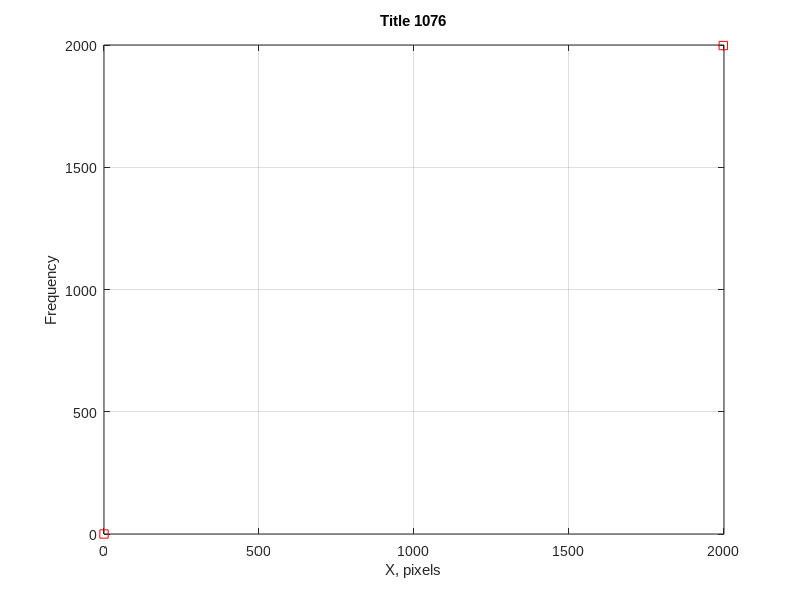

Source code (MATLAB): (Note: this script raises an error after producing the figure.)
% Rendering measurements only; supplied MATLAB sources remain unchanged.
root=fileparts(fileparts(mfilename('fullpath')));addpath(fullfile(root,'fracpaq-matlab'));
out=fullfile(root,'tests/reference/sprint16/final/native-style');if ~exist(out,'dir'),mkdir(out);end;cd(out);
set(groot,'DefaultFigureVisible','off','DefaultAxesFontName','Arial','DefaultTextFontName','Arial');
global sTag;sTag='_style';
ranges=[0 1997.7;1.8 1988.5;0 350.207;0 337.2;0 1076;0 180;-921 901;480 1620;22.97 1355;0 1.3e-12];
records=struct([]);
for i=1:size(ranges,1)
 f=figure;ax=axes;plot(ranges(i,:),ranges(i,:),'rs');xlabel('X, pixels');ylabel('Frequency');title({'Title 1076';''});grid on;
 before=properties(ax);xlim(ranges(i,:));ylim(ranges(i,:));manual=properties(ax);
 guiPrint(f,['probe' num2str(i)]);printed=properties(ax);
 print(f,['probe' num2str(i) '.svg'],'-dsvg');
 records(i).range=ranges(i,:);records(i).auto=before;records(i).manual=manual;records(i).printed=printed;
 close(f);
end
fid=fopen('probes.json','w');fwrite(fid,jsonencode(records));fclose(fid);
disp('Native style probes captured.');
function p=properties(ax)
 drawnow;p=struct('position',ax.Position,'xlim',ax.XLim,'ylim',ax.YLim,'xtick',ax.XTick,'ytick',ax.YTick,...
 'font',ax.FontName,'fontsize',ax.FontSize,'labelsize',ax.XLabel.FontSize,'titlesize',ax.Title.FontSize,...
 'ticklength',ax.TickLength,'linewidth',ax.LineWidth,'xlabelposition',ax.XLabel.Position,...
 'ylabelposition',ax.YLabel.Position,'titleposition',ax.Title.Position);
end
